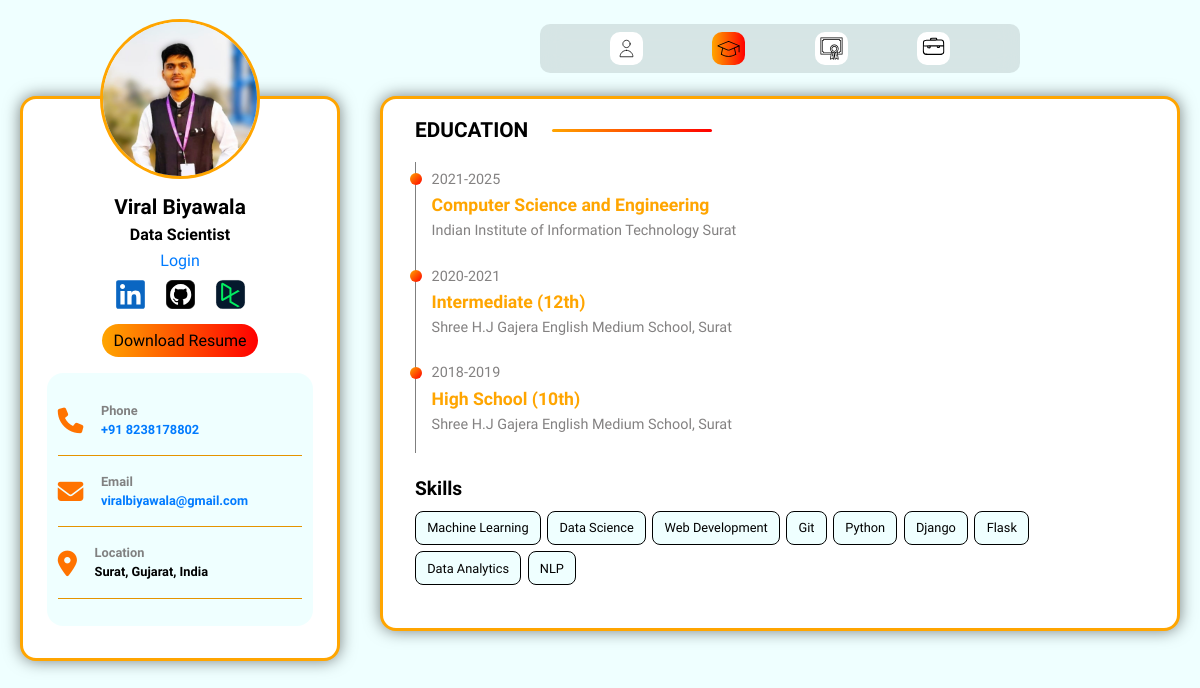
Before: /education/ with the older database file.
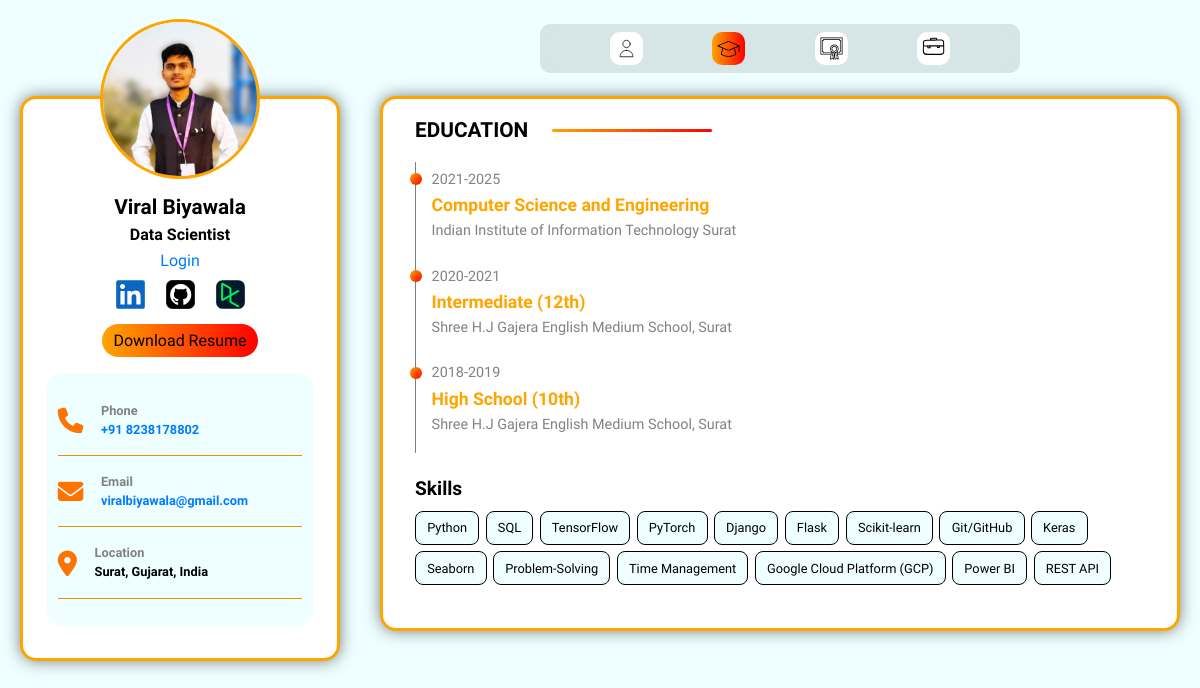
After: the same page with the newer database file.
### viralapp/models.py (models this page shows, shortened)
class Education(models.Model):
    user = models.ForeignKey(User, on_delete=models.CASCADE)
    degree = models.CharField(max_length=200)
    school = models.CharField(max_length=200)
    graduation_year = models.CharField(max_length=200)
    display_order = models.IntegerField(default=0, blank=True, null=True)

class Skills(models.Model):
    user = models.ForeignKey(User, on_delete=models.CASCADE)
    skills_list = models.CharField(max_length=2048, blank=True)

### viralapp/views.py (the view)
# urls.py: path('education/', views.education, name='education'),
def education(request):
    superuser = User.objects.filter(is_superuser=True).first()
    if 'theme_preference' in request.GET:
        theme_preference = request.GET['theme_preference']
        request.session['theme_preference'] = theme_preference
    theme_preference = request.session.get('theme_preference', 'light')
    allowed_extensions = ['jpg', 'jpeg', 'png']
    education_entries = Education.objects.filter(user=User.objects.filter(is_superuser=True).first()).order_by('-display_order')
    skills_entries = Skills.objects.filter()
    src = "/media/images/profile.jpg"
    for extension in allowed_extensions:
        image_path = f"/media/images/profile.{extension}"
        if os.path.isfile(image_path) == True:
            src = f"/media/images/profile.{extension}"
            break
    mark = 'promark'
    context = {
        'theme_preference': theme_preference,
        'user': superuser,
        'is_superuser': True,
        'link':src,
        'mark': mark,
        'education_entries': education_entries,
        'skills_entries': skills_entries,
    }
    return render(request, 'education.html', context)

### viralapp/context_processors.py (called while the page is built)
def add_login_status(request):
    return {'editable': request.user.is_authenticated}

### viralapp/templates/education.html (shortened to what this page needs)
{% extends 'base.html' %}
{% load static %}
{% block extra_css %}
<link rel="stylesheet" href="{% static 'css/dashboard.css' %}" />
{% endblock %}
{% block content %}
<div class="main-content" id="promark">
    <div class="join">
        <p>EDUCATION </p>
        <div class="horizontal-bar"></div>
    </div>
    <div id="education-container">
        {% for entry in education_entries %}
        <div class="education-entry">
            <div class="education-details">
                <p class="grad_year">{{ entry.graduation_year }}</p>
                <p class="degree"> {{ entry.degree }}</p>
                <p class="school"> {{ entry.school }}</p>
            </div>
        </div>
        {% endfor %}
    </div>
    <h3 class="subhead">Skills</h3>
    <div id="skills-container">
        {% for entry in skills_entries %}
        <span class="skill">{{ entry.skills_list }}
            </span >
        {% endfor %}
    </div>
</div>
{% endblock %}

Changed rows visible on the page:
removed Skills: skills_list "Machine Learning"
removed Skills: skills_list "Data Science"
removed Skills: skills_list "Web Development"
removed Skills: skills_list "Git"
removed Skills: skills_list "Data Analytics"
removed Skills: skills_list "NLP"
added Skills: skills_list "SQL"
added Skills: skills_list "TensorFlow"
added Skills: skills_list "PyTorch"
added Skills: skills_list "Scikit-learn"
added Skills: skills_list "Git/GitHub"
added Skills: skills_list "Keras"
added Skills: skills_list "Seaborn"
added Skills: skills_list "Problem-Solving"
added Skills: skills_list "Time Management"
added Skills: skills_list "Google Cloud Platform (GCP)"
added Skills: skills_list "Power BI"
added Skills: skills_list "REST API"
